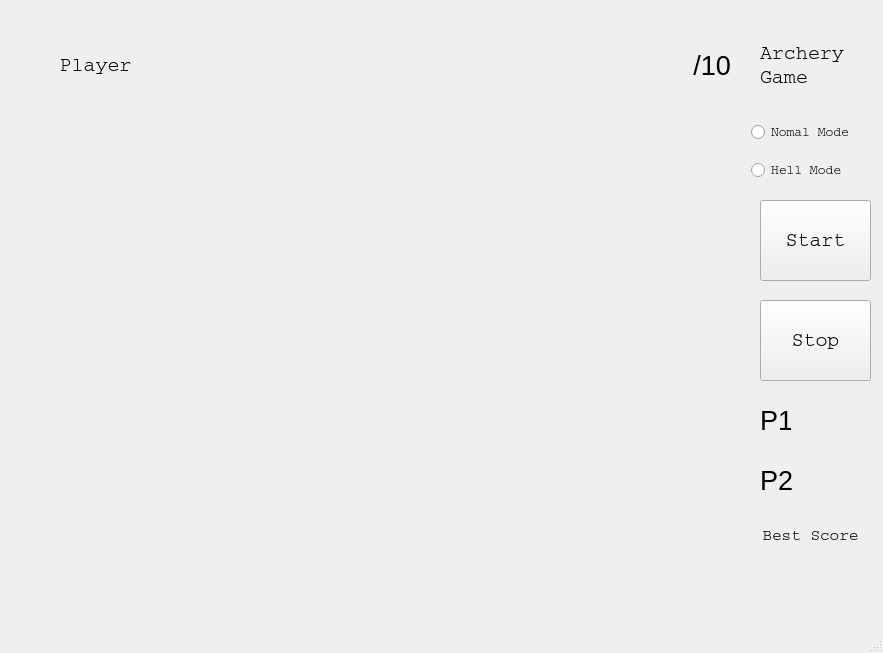
<?xml version="1.0" encoding="UTF-8"?>
<ui version="4.0">
 <class>MainWindow</class>
 <widget class="QMainWindow" name="MainWindow">
  <property name="geometry">
   <rect>
    <x>0</x>
    <y>0</y>
    <width>883</width>
    <height>653</height>
   </rect>
  </property>
  <property name="windowTitle">
   <string>MainWindow</string>
  </property>
  <widget class="QWidget" name="centralwidget">
   <widget class="QWidget" name="verticalLayoutWidget">
    <property name="geometry">
     <rect>
      <x>40</x>
      <y>30</y>
      <width>701</width>
      <height>561</height>
     </rect>
    </property>
    <layout class="QVBoxLayout" name="verticalLayout"/>
   </widget>
   <widget class="QPushButton" name="pushButton">
    <property name="geometry">
     <rect>
      <x>760</x>
      <y>200</y>
      <width>111</width>
      <height>81</height>
     </rect>
    </property>
    <property name="font">
     <font>
      <family>Courier</family>
      <pointsize>15</pointsize>
     </font>
    </property>
    <property name="text">
     <string>Start</string>
    </property>
   </widget>
   <widget class="QPushButton" name="pushButton_2">
    <property name="geometry">
     <rect>
      <x>760</x>
      <y>300</y>
      <width>111</width>
      <height>81</height>
     </rect>
    </property>
    <property name="font">
     <font>
      <family>Courier</family>
      <pointsize>15</pointsize>
     </font>
    </property>
    <property name="text">
     <string>Stop</string>
    </property>
   </widget>
   <widget class="QRadioButton" name="radioButton">
    <property name="geometry">
     <rect>
      <x>751</x>
      <y>120</y>
      <width>121</width>
      <height>24</height>
     </rect>
    </property>
    <property name="font">
     <font>
      <family>Courier</family>
      <pointsize>10</pointsize>
     </font>
    </property>
    <property name="text">
     <string>Nomal Mode</string>
    </property>
   </widget>
   <widget class="QRadioButton" name="radioButton_2">
    <property name="geometry">
     <rect>
      <x>751</x>
      <y>140</y>
      <width>121</width>
      <height>61</height>
     </rect>
    </property>
    <property name="font">
     <font>
      <family>Courier</family>
      <pointsize>10</pointsize>
     </font>
    </property>
    <property name="text">
     <string>Hell Mode</string>
    </property>
   </widget>
   <widget class="QLabel" name="label">
    <property name="geometry">
     <rect>
      <x>760</x>
      <y>20</y>
      <width>121</width>
      <height>91</height>
     </rect>
    </property>
    <property name="font">
     <font>
      <family>Courier</family>
      <pointsize>15</pointsize>
     </font>
    </property>
    <property name="text">
     <string>Archery
Game</string>
    </property>
   </widget>
   <widget class="QLabel" name="label_2">
    <property name="geometry">
     <rect>
      <x>170</x>
      <y>10</y>
      <width>91</width>
      <height>101</height>
     </rect>
    </property>
    <property name="font">
     <font>
      <pointsize>26</pointsize>
     </font>
    </property>
    <property name="text">
     <string/>
    </property>
    <property name="alignment">
     <set>Qt::AlignCenter</set>
    </property>
   </widget>
   <widget class="QLabel" name="label_3">
    <property name="geometry">
     <rect>
      <x>760</x>
      <y>400</y>
      <width>31</width>
      <height>41</height>
     </rect>
    </property>
    <property name="font">
     <font>
      <pointsize>20</pointsize>
     </font>
    </property>
    <property name="text">
     <string>P1</string>
    </property>
   </widget>
   <widget class="QLabel" name="label_4">
    <property name="geometry">
     <rect>
      <x>760</x>
      <y>460</y>
      <width>41</width>
      <height>41</height>
     </rect>
    </property>
    <property name="font">
     <font>
      <pointsize>20</pointsize>
     </font>
    </property>
    <property name="text">
     <string>P2</string>
    </property>
   </widget>
   <widget class="QLabel" name="label_5">
    <property name="geometry">
     <rect>
      <x>800</x>
      <y>390</y>
      <width>71</width>
      <height>61</height>
     </rect>
    </property>
    <property name="font">
     <font>
      <pointsize>20</pointsize>
     </font>
    </property>
    <property name="text">
     <string/>
    </property>
    <property name="alignment">
     <set>Qt::AlignCenter</set>
    </property>
   </widget>
   <widget class="QLabel" name="label_6">
    <property name="geometry">
     <rect>
      <x>800</x>
      <y>450</y>
      <width>71</width>
      <height>61</height>
     </rect>
    </property>
    <property name="font">
     <font>
      <pointsize>20</pointsize>
     </font>
    </property>
    <property name="text">
     <string/>
    </property>
    <property name="alignment">
     <set>Qt::AlignCenter</set>
    </property>
   </widget>
   <widget class="QLabel" name="label_7">
    <property name="geometry">
     <rect>
      <x>640</x>
      <y>20</y>
      <width>91</width>
      <height>91</height>
     </rect>
    </property>
    <property name="font">
     <font>
      <pointsize>20</pointsize>
     </font>
    </property>
    <property name="text">
     <string>/10</string>
    </property>
    <property name="alignment">
     <set>Qt::AlignRight|Qt::AlignTrailing|Qt::AlignVCenter</set>
    </property>
   </widget>
   <widget class="QLabel" name="label_8">
    <property name="geometry">
     <rect>
      <x>670</x>
      <y>40</y>
      <width>91</width>
      <height>51</height>
     </rect>
    </property>
    <property name="font">
     <font>
      <pointsize>20</pointsize>
     </font>
    </property>
    <property name="text">
     <string/>
    </property>
   </widget>
   <widget class="QLabel" name="label_9">
    <property name="geometry">
     <rect>
      <x>140</x>
      <y>20</y>
      <width>71</width>
      <height>91</height>
     </rect>
    </property>
    <property name="font">
     <font>
      <family>Courier</family>
      <pointsize>15</pointsize>
     </font>
    </property>
    <property name="text">
     <string/>
    </property>
   </widget>
   <widget class="QLabel" name="label_10">
    <property name="geometry">
     <rect>
      <x>20</x>
      <y>20</y>
      <width>151</width>
      <height>91</height>
     </rect>
    </property>
    <property name="font">
     <font>
      <family>Courier</family>
      <pointsize>15</pointsize>
     </font>
    </property>
    <property name="text">
     <string>Player</string>
    </property>
    <property name="alignment">
     <set>Qt::AlignCenter</set>
    </property>
   </widget>
   <widget class="QLabel" name="label_11">
    <property name="geometry">
     <rect>
      <x>750</x>
      <y>520</y>
      <width>121</width>
      <height>31</height>
     </rect>
    </property>
    <property name="font">
     <font>
      <family>Courier</family>
      <pointsize>12</pointsize>
     </font>
    </property>
    <property name="text">
     <string>Best Score</string>
    </property>
    <property name="alignment">
     <set>Qt::AlignCenter</set>
    </property>
   </widget>
   <widget class="QLabel" name="label_12">
    <property name="geometry">
     <rect>
      <x>750</x>
      <y>540</y>
      <width>121</width>
      <height>51</height>
     </rect>
    </property>
    <property name="font">
     <font>
      <family>AcadEref</family>
      <pointsize>20</pointsize>
     </font>
    </property>
    <property name="text">
     <string/>
    </property>
    <property name="alignment">
     <set>Qt::AlignCenter</set>
    </property>
   </widget>
  </widget>
  <widget class="QMenuBar" name="menubar">
   <property name="geometry">
    <rect>
     <x>0</x>
     <y>0</y>
     <width>883</width>
     <height>26</height>
    </rect>
   </property>
  </widget>
  <widget class="QStatusBar" name="statusbar"/>
 </widget>
 <resources/>
 <connections/>
</ui>
